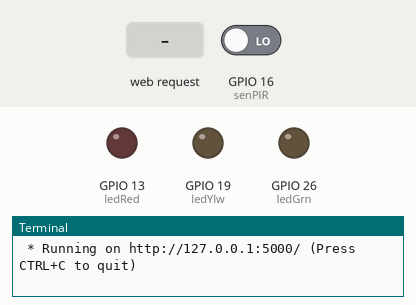
Simulated run of this program. Board: Raspberry Pi (BCM pin numbers). Parts: output pins drawn as LEDs (lit = HIGH), the last lines printed to the terminal. The test bench sets the inputs (shaded band); at power-on: GPIO 16 (senPIR) LOW. The clock reads 2024-03-15 10:24:30 at power-on unless the program sets it.

Above: at 1.2 s.
1.3 s: HTTP request for /ledRed/on received
At 1.6 s:
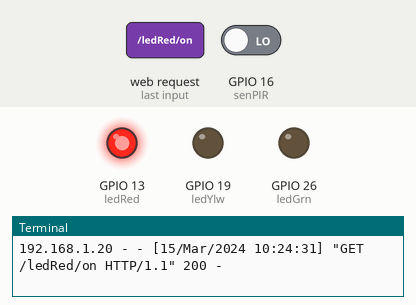
2.8 s: HTTP request for /ledYlw/on received
At 4.0 s:
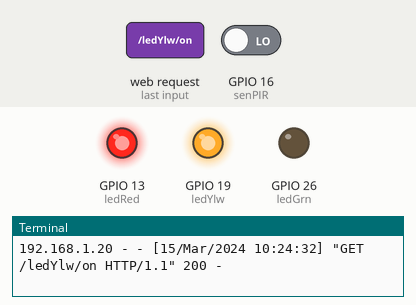
4.3 s: HTTP request for /ledGrn/on received
At 5.1 s:
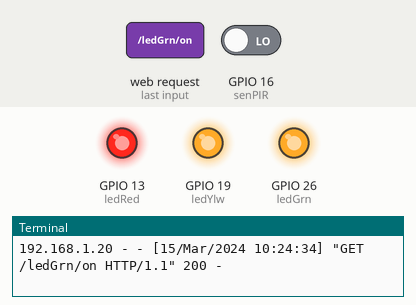
5.8 s: HTTP request for /ledRed/off received
At 6.2 s:
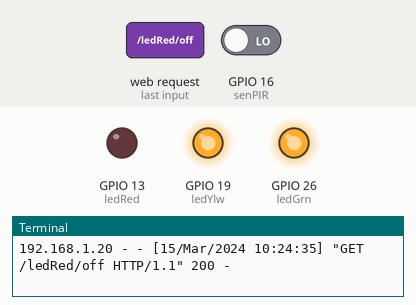
7.3 s: HTTP request for /ledYlw/off received
At 8.5 s:
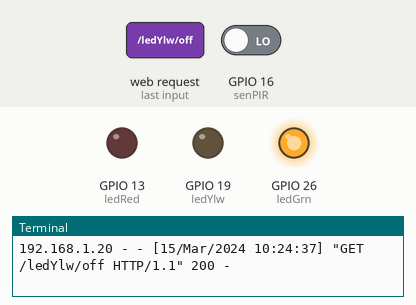
8.8 s: HTTP request for /ledRed/on received
At 9.7 s:
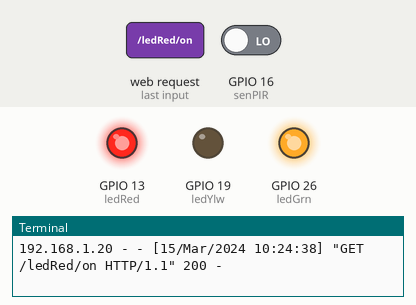
Timing chart, 0 to 11.3 s (numbered marks = the images above; inputs shaded):
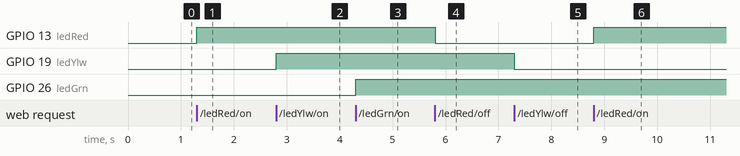

Measured:
- after the input at 1.3 s, GPIO 13 (ledRed): LOW → HIGH at once
- after the input at 2.8 s, GPIO 19 (ledYlw): LOW → HIGH at once
- after the input at 4.3 s, GPIO 26 (ledGrn): LOW → HIGH at once
- after the input at 5.8 s, GPIO 13 (ledRed): HIGH → LOW at once
- after the input at 7.3 s, GPIO 19 (ledYlw): HIGH → LOW at once
- after the input at 8.8 s, GPIO 13 (ledRed): LOW → HIGH at once

The program:

app.py
```python
import RPi.GPIO as GPIO  # importando bibliotecas para trabalhar com GPIO do rasp
from flask import Flask, render_template, request  # Importando Flask

app = Flask(__name__)

GPIO.setmode(GPIO.BCM)  # O referenciamento da GPIO sera por BCM
GPIO.setwarnings(False)

# definindo pinos
senPIR = 16

ledRed = 13
ledYlw = 19
ledGrn = 26

# Inicializa os status como desligado
senPIRSts = 0
ledRedSts = 0
ledYlwSts = 0
ledGrnSts = 0

# Definindo pinos como entrada ou saida
GPIO.setup(senPIR, GPIO.IN)

GPIO.setup(ledRed, GPIO.OUT)
GPIO.setup(ledYlw, GPIO.OUT)
GPIO.setup(ledGrn, GPIO.OUT)

GPIO.output(ledRed, GPIO.LOW)
GPIO.output(ledYlw, GPIO.LOW)
GPIO.output(ledGrn, GPIO.LOW)


@app.route("/")
def index():
    # LE status da GPIO
    senPIRSts = GPIO.input(senPIR)
    ledRedSts = GPIO.input(ledRed)
    ledYlwSts = GPIO.input(ledYlw)
    ledGrnSts = GPIO.input(ledGrn)

    templateData = {
        'senPIR': senPIRSts,
        'ledRed': ledRedSts,
        'ledYlw': ledYlwSts,
        'ledGrn': ledGrnSts,
    }
    return render_template('index.html', **templateData)


@app.route("/<deviceName>/<action>")
def action(deviceName, action):
    if deviceName == 'ledRed':
        actuator = ledRed
    if deviceName == 'ledYlw':
        actuator = ledYlw
    if deviceName == 'ledGrn':
        actuator = ledGrn

    if action == "on":
        GPIO.output(actuator, GPIO.HIGH)
    if action == "off":
        GPIO.output(actuator, GPIO.LOW)

    senPIRSts = GPIO.input(senPIR)
    ledRedSts = GPIO.input(ledRed)
    ledYlwSts = GPIO.input(ledYlw)
    ledGrnSts = GPIO.input(ledGrn)

    templateData = {
        'senPIR': senPIRSts,
        'ledRed': ledRedSts,
        'ledYlw': ledYlwSts,
        'ledGrn': ledGrnSts,
    }
    return render_template('index.html', **templateData)


if __name__ == "__main__":
    app.run(debug=True)
```
